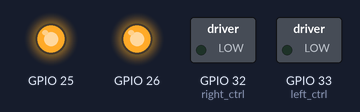
A sketch run on a simulated ESP32. Shown: switched loads named in the sketch (green lamp = pin HIGH), output pins drawn as LEDs (lit = HIGH).

Above: at 0.05 s.
At 2.5 s:
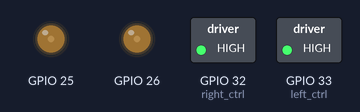
At 5.0 s:
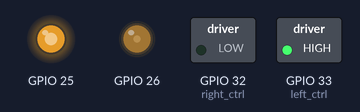
At 7.5 s:
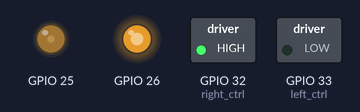
At 10.0 s:
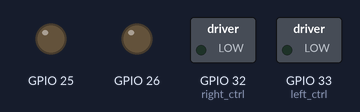
Timing chart, 0 to 13.0 s (numbered marks = the images above):
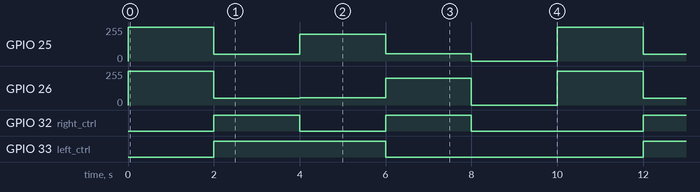

Measured:
- by itself, GPIO 25: repeats every 10.0 s: 50/255 2.0 s, 199/255 2.0 s, 55/255 2.0 s, 0/255 2.0 s, 255/255 2.0 s
- by itself, GPIO 26: repeats every 10.0 s: 50/255 2.0 s, 55/255 2.0 s, 199/255 2.0 s, 0/255 2.0 s, 255/255 2.0 s
- by itself, GPIO 32 (right_ctrl): repeats every 10.0 s: LOW 2.0 s, HIGH 2.0 s, LOW 4.0 s, HIGH 2.0 s
- by itself, GPIO 33 (left_ctrl): alternates HIGH for 4.0 s and LOW for 6.0 s

The sketch:

Project_05_Motor_Drive_And_Speed_Regulation.ino
```cpp
//*************************************************************************************
/*
 Project 05 Motor drive and speed regulation
 Motor moves forward, backward, left and right
*/
#define left_ctrl  33  //define the direction control pin(rgpio33) of the left motor
#define left_pwm  26   //define the speed control pin(D6) of the left motor
#define right_ctrl  32 //Define the direction control pin of the  right motor as gpio32
#define right_pwm  25  //define PWM control pins of the right motor as gpio25

void setup()
{
  pinMode(left_ctrl,OUTPUT);//set control pins of the left motor to OUTPUT
  ledcSetup(0, 1200, 8);//Set LEDC channel 1 frequency to 1200, PWM resolution to 8 that duty cycle is 256.
  ledcAttachPin(26, 0);  //LEDC channel 1 is connected to 1 the pin gpio26 of the left motor
  pinMode(right_ctrl,OUTPUT);//set direction control pins of the right motor to OUTPUT..
  ledcSetup(1, 1200, 8);//Set the LEDC channel to 2, the frequency to 1200, and the PWM resolution to 8, that is, the duty cycle is 256.
  ledcAttachPin(25, 1);  //LEDC channel 2 is connected to 1 the pin gpio25 of the right motor.
}

void loop()
{
  //front
  digitalWrite(left_ctrl,LOW); //set direction control pins of the left motor to LOW.
  ledcWrite(0, 255); //LEDC channel 1 is connected to the left motor and outputs PWM 255
  digitalWrite(right_ctrl,LOW); //set control pins of the right motor to LOW.
  ledcWrite(1, 255); //LEDC channel 2 is connected to the right motor and outputs PWM 255
  delay(2000);//delay in 2s

  //back
  digitalWrite(left_ctrl,HIGH); //set direction control pins of the left motor to HIGH..
  ledcWrite(0, 50); //LEDC channel 1 is connected to the left motor and outputs PWM 50
  digitalWrite(right_ctrl,HIGH); //set control pins of the right motor to HIGH..
  ledcWrite(1, 50); //LEDC channel 2 is connected to the right motor and outputs PWM 50
  delay(2000);//delay in 2s

  //left
  digitalWrite(left_ctrl,HIGH); //set direction control pins of the left motor to HIGH..
  ledcWrite(0, 55); //LEDC channel 1 is connected to the left motor and outputs PWM 55.
  digitalWrite(right_ctrl,LOW); //set control pins of the right motor to LOW.
  ledcWrite(1, 200); //LEDC channel 2 is connected to the right motor and outputs PWM 200.
  delay(2000);//delay in 2s

  //right
  digitalWrite(left_ctrl,LOW); //set direction control pins of the left motor to LOW.
  ledcWrite(0, 200); //LEDC channel 1 is connected to the left motor and outputs PWM 200.
  digitalWrite(right_ctrl,HIGH); //set control pins of the right motor to HIGH..
  ledcWrite(1, 55); //LEDC channel 2 is connected to the right motor and outputs PWM 55
  delay(2000);//delay in 2s

  //stop
  digitalWrite(left_ctrl,LOW);//set direction control pins of the left motor to LOW.
  ledcWrite(0, 0); //LEDC channel 1 is connected to the left motor and outputs PWM 0.
  digitalWrite(right_ctrl,LOW);//set control pins of the right motor to LOW.
  ledcWrite(1, 0); //LEDC channel 2 is connected to the right motor and outputs PWM 0
  delay(2000);//delay in 2s
}
//*************************************************************************************
```
